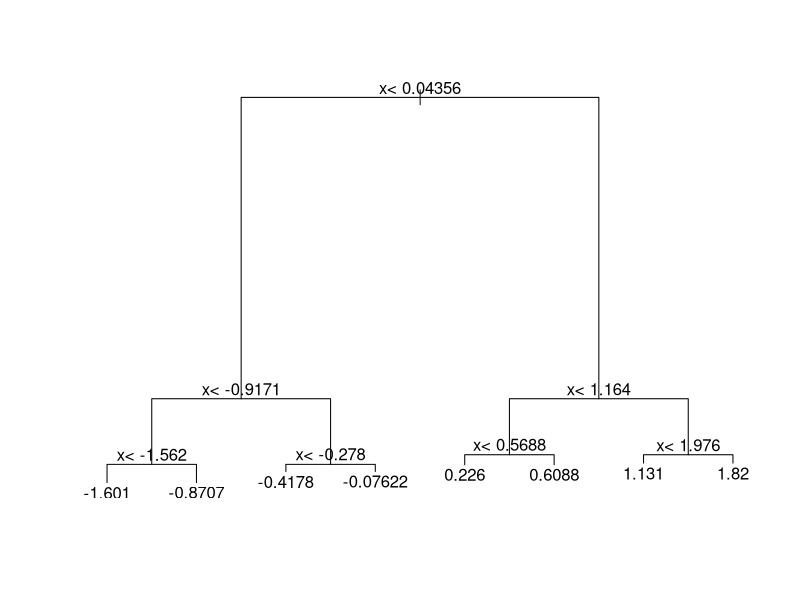
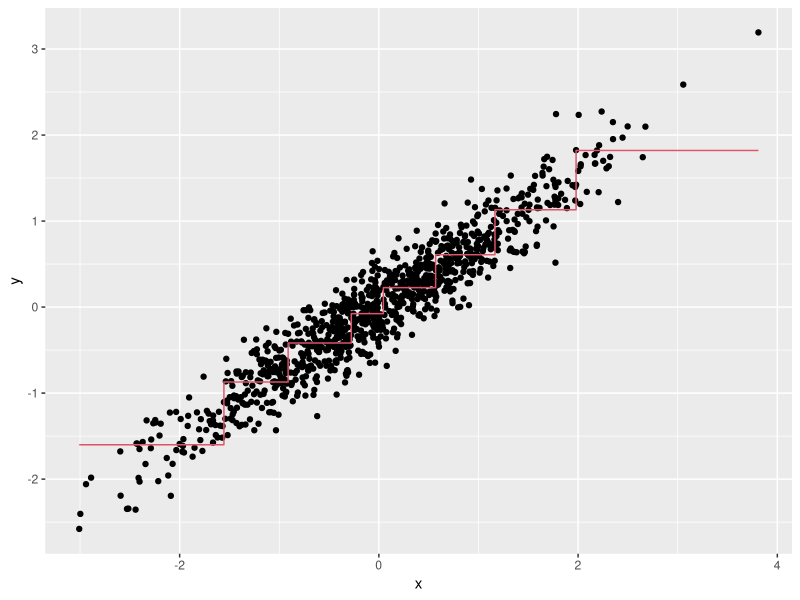
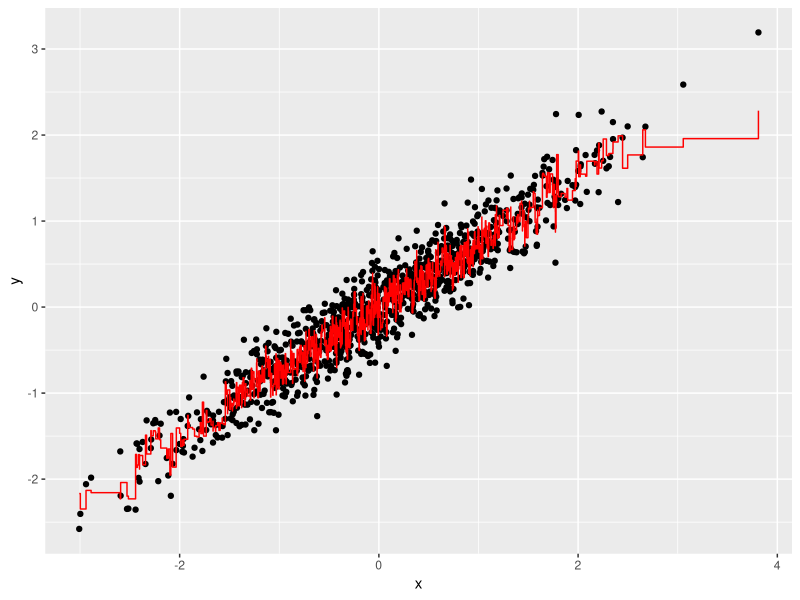
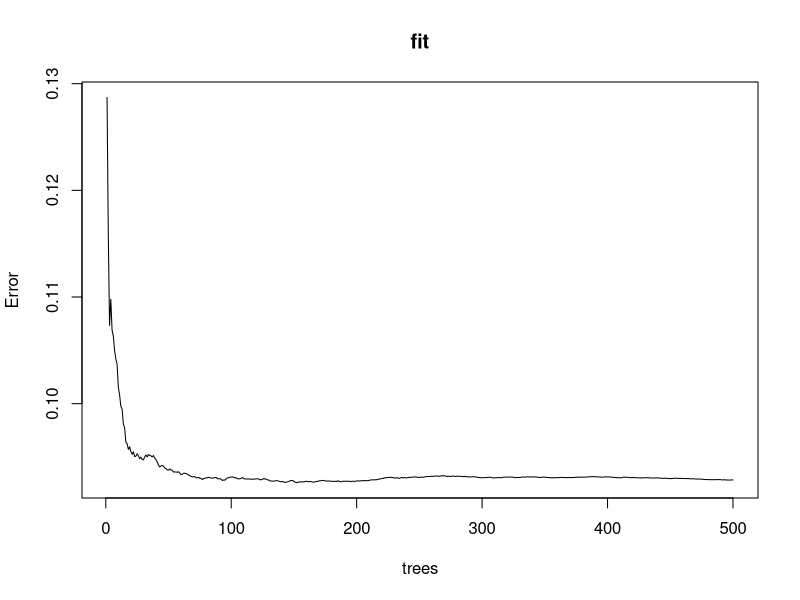
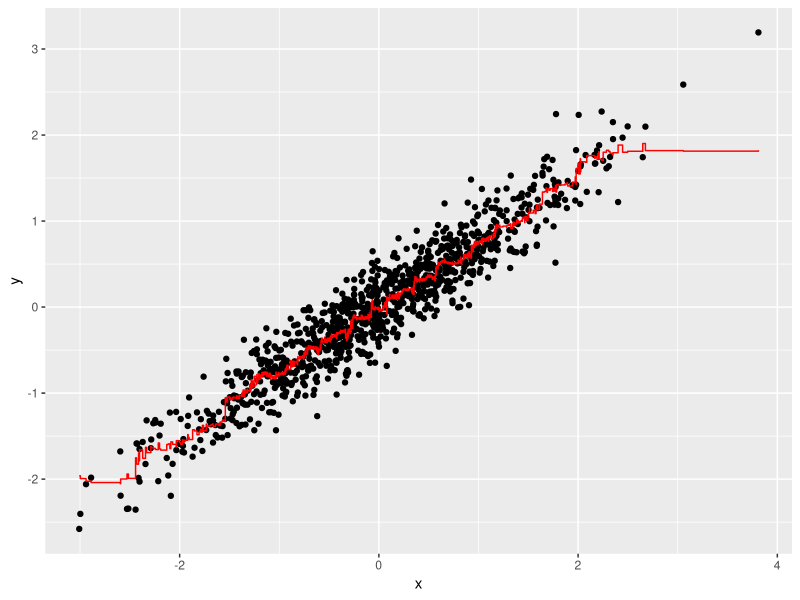

The R source for these figures, in order:
## ---- chunk 1
knitr::opts_chunk$set(echo = TRUE)
## ---- chunk 2
library(rpart)
n <- 1000
sigma <- 0.25
set.seed(1, sample.kind = "Rounding") 
x <- rnorm(n, 0, 1)
y <- 0.75 * x + rnorm(n, 0, sigma)
dat <- data.frame(x = x, y = y)
## ---- chunk 3
fit <- rpart(y ~ ., data = dat) 
## ---- chunk 4
plot(fit)
text(fit)
## ---- chunk 5
library(dplyr)
library(ggplot2)
dat %>% 
	mutate(y_hat = predict(fit)) %>% 
	ggplot() +
	geom_point(aes(x, y)) +
	geom_step(aes(x, y_hat), col=2)
## ---- chunk 6
geom_step(aes(x, y_hat), col=2)
## ---- chunk 7
library(randomForest)
fit <-randomForest(y ~ x, data = dat)
dat %>% 
	mutate(y_hat = predict(fit)) %>% 
	ggplot() +
	geom_point(aes(x, y)) +
	geom_step(aes(x, y_hat), col = "red")
## ---- chunk 8
plot(fit)
## ---- chunk 9
library(randomForest)
fit <- randomForest(y ~ x, data = dat, nodesize = 50, maxnodes = 25)
dat %>% 
	mutate(y_hat = predict(fit)) %>% 
	ggplot() +
	geom_point(aes(x, y)) +
	geom_step(aes(x, y_hat), col = "red")
